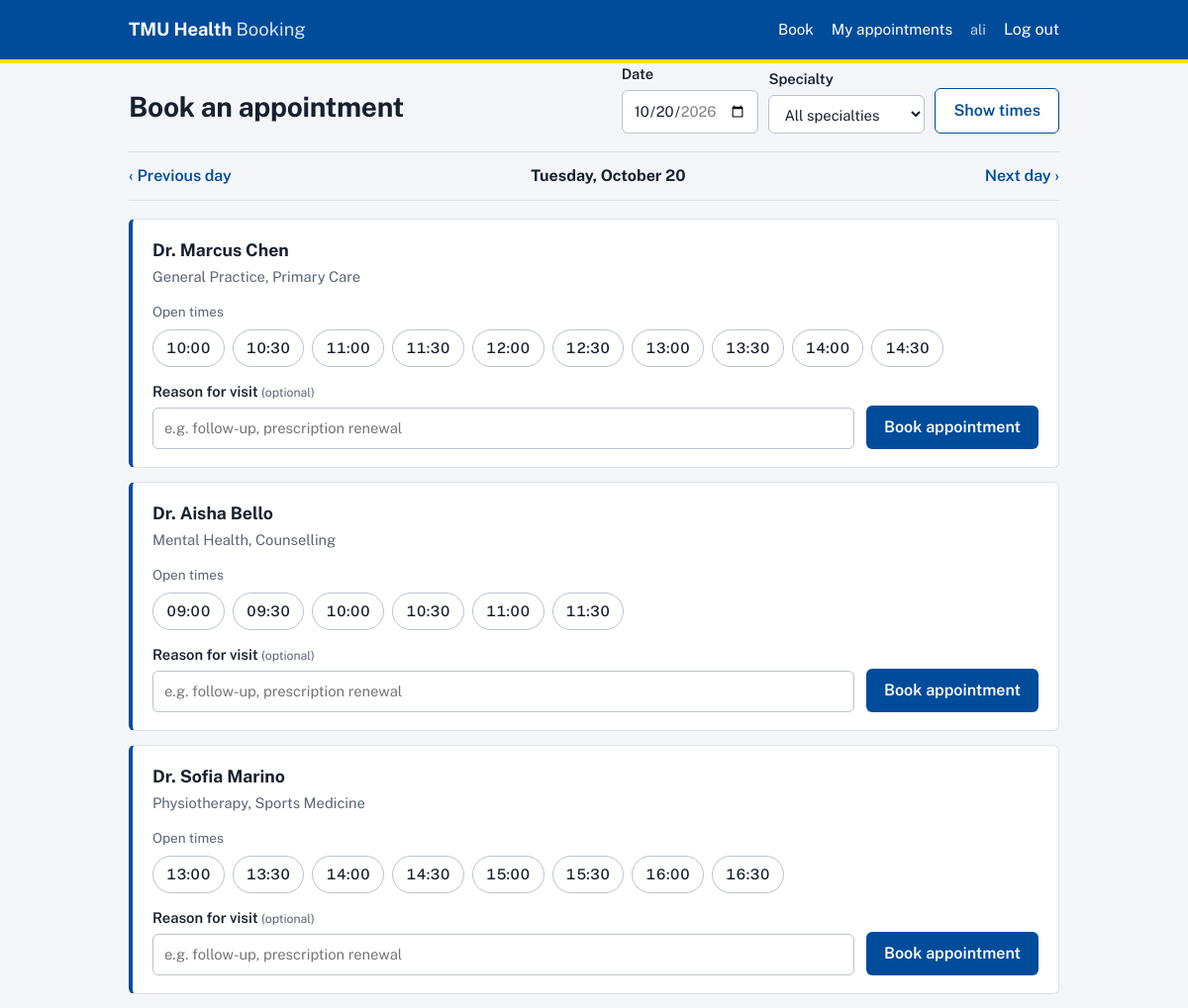
Page /book?date=2026-10-20 (signed in) on the committed database.
### tables this page shows
CREATE TABLE users (
    id            INTEGER PRIMARY KEY AUTOINCREMENT,
    full_name     TEXT    NOT NULL,
    email         TEXT    NOT NULL UNIQUE,
    student_id    TEXT,
    password_hash TEXT    NOT NULL,
    role          TEXT    NOT NULL CHECK (role IN ('patient', 'admin')),
    created_at    TEXT    NOT NULL DEFAULT (datetime('now'))
);

CREATE TABLE doctors (
    id         INTEGER PRIMARY KEY AUTOINCREMENT,
    full_name  TEXT NOT NULL,
    specialty  TEXT NOT NULL,
    department TEXT NOT NULL
);

### booking.py (the view)
@bp.route("/book")
@login_required(role="patient")
def book():
    first, last = bookable_range()
    day = parse_date(request.args.get("date")) or first
    if not first <= day <= last:
        flash(f"Pick a date between {first:%b %d} and {last:%b %d}.", "error")
        day = first
    specialty = request.args.get("specialty") or None
    return render_template(
        "book.html",
        day=day, prev_day=max(first, day - timedelta(days=1)), next_day=min(last, day + timedelta(days=1)),
        first=first, last=last,
        specialty=specialty, specialties=specialties(),
        results=search_availability(day, specialty),
    )

### auth.py (called while the page is built)
def csrf_token():
    if "csrf" not in session:
        session["csrf"] = secrets.token_hex(16)
    return session["csrf"]

def check_csrf():
    if request.method == "POST":
        sent = request.form.get("csrf", "")
        if not hmac.compare_digest(sent, session.get("csrf", "")):
            abort(400, "Form expired. Go back, refresh the page, and try again.")

@bp.before_app_request
def load_user():
    check_csrf()
    uid = session.get("user_id")
    g.user = None
    if uid is not None:
        g.user = get_db().execute("SELECT * FROM users WHERE id = ?", (uid,)).fetchone()

def login_required(role=None):
    def decorator(view):
        @functools.wraps(view)
        def wrapped(**kwargs):
            if g.user is None:
                flash("Log in to continue.", "info")
                return redirect(url_for("auth.login", next=request.path))
            if role and g.user["role"] != role:
                abort(403)
            return view(**kwargs)
        return wrapped
    return decorator

### db.py (called while the page is built)
def get_db():
    if "db" not in g:
        g.db = sqlite3.connect(current_app.config["DATABASE"])
        g.db.row_factory = sqlite3.Row
        g.db.execute("PRAGMA foreign_keys = ON")
    return g.db

### scheduling.py (called while the page is built)
def parse_date(value):
    try:
        return datetime.strptime(value, "%Y-%m-%d").date()
    except (TypeError, ValueError):
        return None

def bookable_range():
    today = date.today()
    return today, today + timedelta(days=BOOKING_WINDOW_DAYS)

def _times_between(start, end, minutes):
    t = datetime.strptime(start, "%H:%M")
    stop = datetime.strptime(end, "%H:%M")
    while t + timedelta(minutes=minutes) <= stop:
        yield t.strftime("%H:%M")
        t += timedelta(minutes=minutes)

def all_slots(doctor_id, day):
    rows = get_db().execute(
        "SELECT start_time, end_time, slot_minutes FROM doctor_schedules WHERE doctor_id = ? AND weekday = ?",
        (doctor_id, day.weekday()),
    ).fetchall()
    slots = []
    for r in rows:
        slots.extend(_times_between(r["start_time"], r["end_time"], r["slot_minutes"]))
    return sorted(slots)

def specialties():
    return [r["specialty"] for r in get_db().execute("SELECT DISTINCT specialty FROM doctors ORDER BY specialty")]

### templates/book.html (shortened to what this page needs)
{% extends "base.html" %}
{% block content %}
<div class="pagehead">
  <h1>Book an appointment</h1>
  <form method="get" class="filters">
    <label>Date<input type="date" name="date" value="{{ day.isoformat() }}" min="{{ first.isoformat() }}" max="{{ last.isoformat() }}"></label>
    <label>Specialty
      <select name="specialty">
        <option value="">All specialties</option>
      </select>
    </label>
    <button class="btn ghost">Show times</button>
  </form>
</div>
<div class="daynav">
  {% if day > first %}<a href="{{ url_for('booking.book', date=prev_day.isoformat(), specialty=specialty) }}">‹ Previous day</a>{% else %}<span></span>{% endif %}
  <strong>{{ day.strftime('%A, %B %d') }}</strong>
  {% if day < last %}<a href="{{ url_for('booking.book', date=next_day.isoformat(), specialty=specialty) }}">Next day ›</a>{% else %}<span></span>{% endif %}
</div>
{% for r in results %}
  <form method="post" class="doctor">
    <div class="doctor-info">
      <h2>{{ r.doctor.full_name }}</h2>
      <p>{{ r.doctor.specialty }}, {{ r.doctor.department }}</p>
    </div>
    {% if r.slots %}
      <fieldset class="slots">
        <legend>Open times</legend>
        {% for t in r.slots %}
          <label class="slot"><input type="radio" name="time" value="{{ t }}" required><span>{{ t }}</span></label>
        {% endfor %}
      </fieldset>
      <div class="confirm">
        <label><span>Reason for visit <small>(optional)</small></span><input name="reason" maxlength="300" placeholder="e.g. follow-up, prescription renewal"></label>
        <button class="btn">Book appointment</button>
      </div>
    {% else %}
      <p class="full">Fully booked on this day.</p>
    {% endif %}
  </form>
{% endfor %}
{% endblock %}

### templates/base.html (shortened to what this page needs)
<!doctype html>
<html lang="en">
<head>
  <link rel="stylesheet" href="{{ url_for('static', filename='style.css') }}">
</head>
<body>
  <header class="topbar">
    <div class="wrap topbar-inner">
      <a class="brand" href="{{ url_for('index') }}">TMU Health <span>Booking</span></a>
      <nav>
        {% if g.user %}
          {% if g.user.role == 'patient' %}
            <a href="{{ url_for('booking.book') }}">Book</a>
            <a href="{{ url_for('booking.my_appointments') }}">My appointments</a>
          {% else %}
            <a href="{{ url_for('admin.dashboard') }}">Dashboard</a>
          {% endif %}
          <span class="who">{{ g.user.full_name }}</span>
          <form method="post" action="{{ url_for('auth.logout') }}">
            <button class="linkbtn">Log out</button>
          </form>
        {% else %}
          <a href="{{ url_for('auth.login') }}">Log in</a>
          <a href="{{ url_for('auth.register') }}">Create account</a>
        {% endif %}
      </nav>
    </div>
  </header>
  <main class="wrap">
    {% block content %}{% endblock %}
  </main>
</body>
</html>

### static/style.css (style rules this page uses)
:root { --blue: #004c9b; --blue-dark: #003670; --gold: #ffdc00; --ink: #16202e; --muted: #5a6576; --line: #dce2ea; --bg: #f4f6f9; --card: #ffffff; --ok: #1e7f4f; --bad: #b3261e; --radius: 6px; font-family: "Public Sans", system-ui, -apple-system, "Segoe UI", Arial, sans-serif; color: var(--ink); }
* { box-sizing: border-box; }
body { margin: 0; background: var(--bg); line-height: 1.5; }
a { color: var(--blue); }
.wrap { max-width: 980px; margin: 0 auto; padding: 0 20px; }
main { padding-top: 28px; padding-bottom: 60px; }
.topbar { background: var(--blue); border-bottom: 4px solid var(--gold); }
.topbar-inner { display: flex; align-items: center; justify-content: space-between; gap: 16px; min-height: 60px; flex-wrap: wrap; }
.brand { color: #fff; font-weight: 700; font-size: 1.15rem; text-decoration: none; }
.brand span { font-weight: 400; opacity: .85; }
nav { display: flex; align-items: center; gap: 18px; flex-wrap: wrap; }
nav a, .linkbtn { color: #fff; text-decoration: none; font-size: .95rem; }
.who { color: #c9daf0; font-size: .9rem; }
nav form { margin: 0; }
.linkbtn { background: none; border: 0; padding: 0; cursor: pointer; font: inherit; }
h1 { font-size: 1.75rem; margin: 0 0 6px; letter-spacing: -.01em; }
h2 { font-size: 1.1rem; margin: 0; }
small { color: var(--muted); font-weight: 400; }
label { display: grid; gap: 5px; font-weight: 600; font-size: .92rem; }
input, select { font: inherit; font-weight: 400; padding: 9px 11px; border: 1px solid #b9c3d0; border-radius: var(--radius); background: #fff; color: var(--ink); }
.btn { display: inline-block; font: inherit; font-weight: 600; background: var(--blue); color: #fff; border: 0; border-radius: var(--radius); padding: 10px 18px; cursor: pointer; text-decoration: none; text-align: center; }
.btn.ghost { background: #fff; color: var(--blue); border: 1px solid var(--blue); }
.pagehead { display: flex; justify-content: space-between; align-items: flex-end; gap: 16px; flex-wrap: wrap; margin-bottom: 18px; }
.filters { display: flex; gap: 10px; align-items: flex-end; flex-wrap: wrap; }
.daynav { display: flex; justify-content: space-between; align-items: center; padding: 12px 0; border-top: 1px solid var(--line); border-bottom: 1px solid var(--line); margin-bottom: 18px; }
.daynav a { text-decoration: none; font-weight: 600; }
.doctor { background: var(--card); border: 1px solid var(--line); border-left: 4px solid var(--blue); border-radius: var(--radius); padding: 18px 20px; margin-bottom: 14px; display: grid; gap: 14px; }
.doctor-info p { margin: 2px 0 0; color: var(--muted); font-size: .92rem; }
.slots { border: 0; padding: 0; margin: 0; display: flex; flex-wrap: wrap; gap: 8px; }
.slots legend { font-size: .85rem; color: var(--muted); margin-bottom: 8px; padding: 0; }
.slot { display: inline-block; }
.slot span { display: inline-block; padding: 7px 13px; border: 1px solid #b9c3d0; border-radius: 999px; font-weight: 500; font-variant-numeric: tabular-nums; cursor: pointer; background: #fff; }
.confirm { display: flex; gap: 12px; align-items: flex-end; flex-wrap: wrap; }
.confirm label { flex: 1 1 280px; }

### rows in the picture
users: user.full_name "ali"
doctors: doctor.full_name "Dr. Marcus Chen", doctor.specialty "General Practice", doctor.department "Primary Care"
doctors: doctor.full_name "Dr. Aisha Bello", doctor.specialty "Mental Health", doctor.department "Counselling"
doctors: doctor.full_name "Dr. Sofia Marino", doctor.specialty "Physiotherapy", doctor.department "Sports Medicine"

### other values in the picture
{{ day.strftime('%A, %B %d') }} "Tuesday, October 20"
{{ t }} "10:00" "10:30" "11:00" "11:30" "12:00" "12:30" "13:00" "13:30" "14:00" "14:30" "09:00" "09:30" "10:00" "10:30" "11:00" "11:30" "13:00" "13:30" "14:00" "14:30" "15:00" "15:30" "16:00" "16:30"
